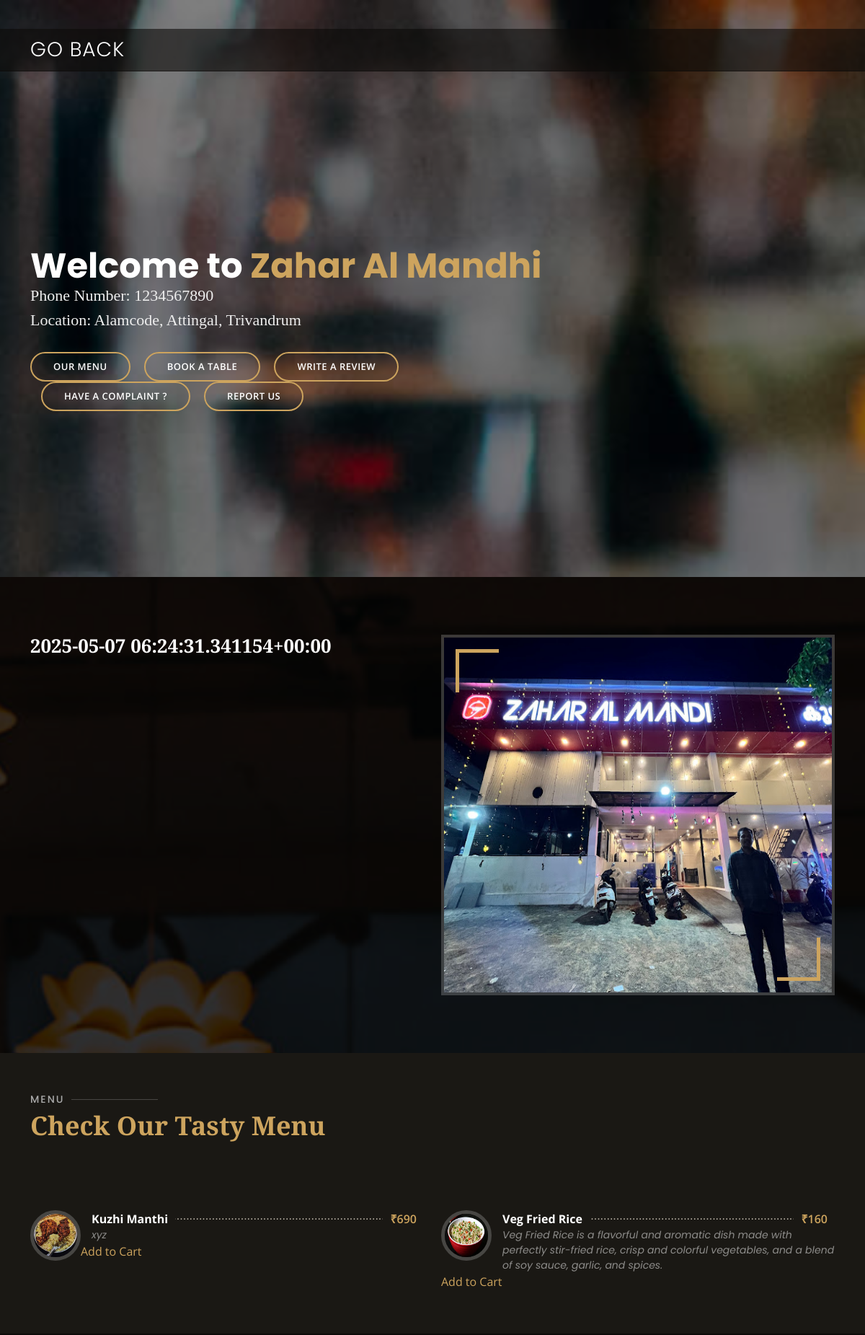
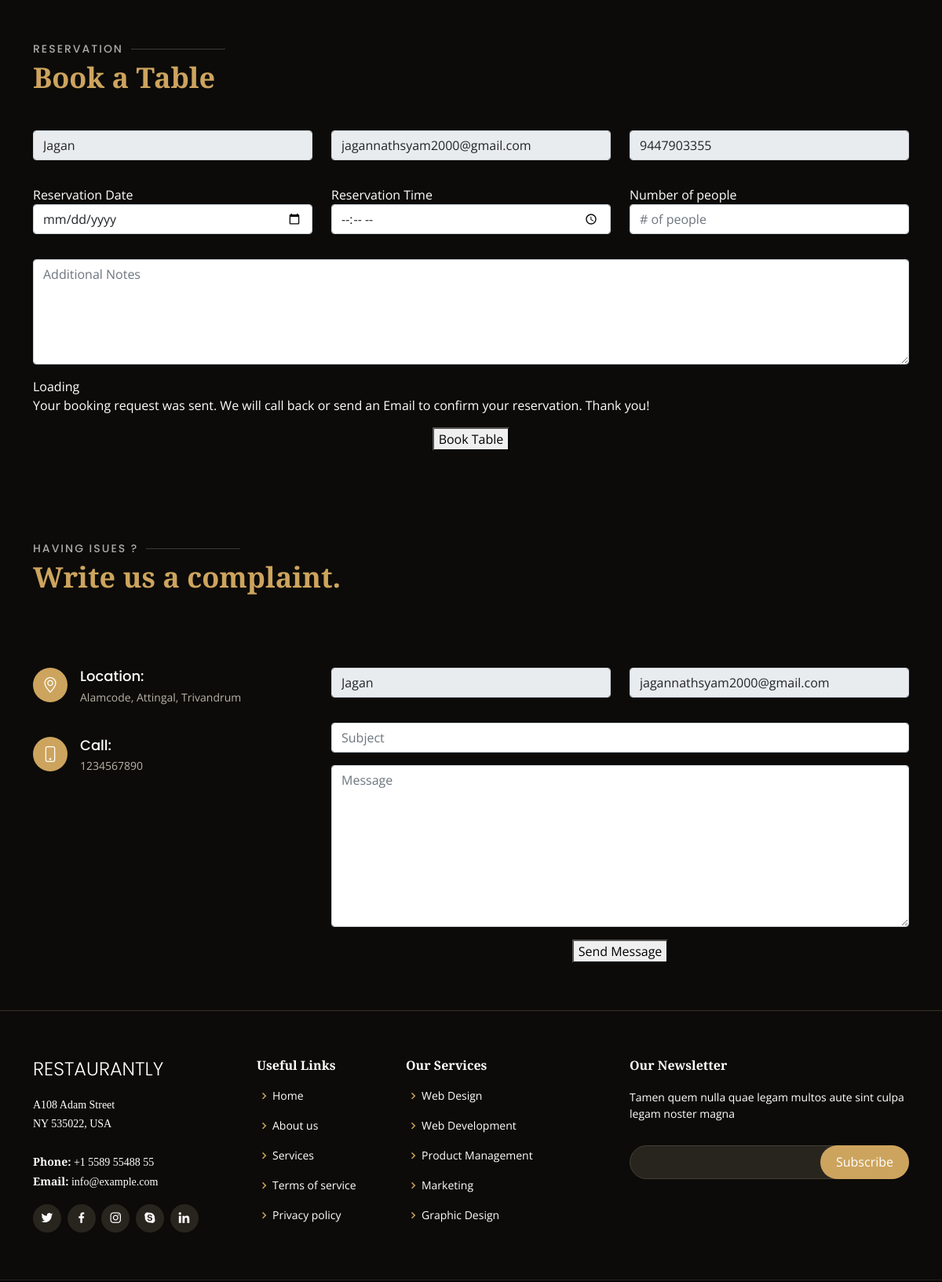
The app's page /user_restaurant_view/4 (signed in, upper part) with its own data (2 pictures, top to bottom).
### RestaurantApp/models.py (models this page shows, shortened)
class Restaurants(models.Model):
    category = models.CharField(max_length=100)
    name = models.CharField(max_length=100)
    image = models.FileField(upload_to='image/')
    address = models.CharField(max_length=500)
    district = models.CharField(max_length=50)
    city = models.CharField(max_length=100)
    contact = models.CharField(max_length=100)
    about=models.TextField(null=True)
    approval_status = models.IntegerField(default=0)
    login_id = models.ForeignKey('Login', on_delete=models.CASCADE)
    have_certificate = models.IntegerField(default=0)  # No choices here
    fssai_nunmber = models.CharField(null=True, max_length=10)
    department_approved=models.IntegerField(null=False,default=0)#0-not approved and 1- approved

class Dishes(models.Model):
    category=models.CharField(max_length=50)
    sub_category=models.CharField(max_length=50)
    dish_name=models.CharField(max_length=100)
    description=models.TextField(max_length=200)
    price=models.CharField(max_length=10)
    image=models.FileField(upload_to='dishes/')
    added_date=models.DateField(auto_now_add=True)
    login_id=models.ForeignKey('Staffs',on_delete=models.CASCADE)
    status=models.IntegerField(default=0)

class Users(models.Model):
    name=models.CharField(max_length=100)
    contact=models.CharField(max_length=15)
    login_id=models.OneToOneField('Login',on_delete=models.CASCADE, related_name='users')

class Login(models.Model):
        email=models.CharField(max_length=100,unique=True)
        password=models.CharField(max_length=100)
        usertype=models.IntegerField(default=0)

### RestaurantApp/views.py (the view, shortened to what this page needs)
# urls.py: path('user_restaurant_view/<int:id>',views.user_restaurant_view,name='user_restaurant_view'),
def user_restaurant_view(request,id):
    user_id=request.session.get('user_id')
    if not user_id:
        return redirect('index')
    user=get_object_or_404(Users,login_id=user_id)
    log_details=get_object_or_404(Login,id=user_id)
    details=get_object_or_404(Restaurants,id=id)
    dishes=Dishes.objects.filter(login_id__restaurant_name=details,status=1)
    reviews=Reviews.objects.filter(restaurant_id=id)
    return render(request,'user_restaurant_view.html',{'details':details,'dishes':dishes,'user':user,'login':log_details,'reviews':reviews,'id':id})

### RestaurantApp/templates/user_restaurant_view.html (shortened to what this page needs)
{% load static %}
<!DOCTYPE html>
<html lang="en">
<head>
  <link href="https://stackpath.bootstrapcdn.com/bootstrap/4.5.2/css/bootstrap.min.css" rel="stylesheet">
<link href="https://stackpath.bootstrapcdn.com/bootstrap/4.5.2/css/bootstrap.min.css" rel="stylesheet">
  <link href="{% static 'users/assets/vendor/animate.css/animate.min.css' %}" rel="stylesheet">
  <link href="{% static 'users/assets/vendor/aos/aos.css' %}" rel="stylesheet">
  <link href="{% static 'users/assets/vendor/bootstrap/css/bootstrap.min.css' %}" rel="stylesheet">
  <link href="{% static 'users/assets/vendor/bootstrap-icons/bootstrap-icons.css' %}" rel="stylesheet">
  <link href="{% static 'users/assets/vendor/boxicons/css/boxicons.min.css' %}" rel="stylesheet">
  <link href="{% static 'users/assets/vendor/glightbox/css/glightbox.min.css' %}" rel="stylesheet">
  <link href="{% static 'users/assets/vendor/swiper/swiper-bundle.min.css' %}" rel="stylesheet">
  <link href="{% static 'users/assets/css/style.css' %}" rel="stylesheet">
</head>
<body>
  <header id="header" class="fixed-top d-flex align-items-cente">
    <div class="container-fluid container-xl d-flex align-items-center justify-content-lg-between">
      <h1 class="logo me-auto me-lg-0"><a href="javascript:history.back()">Go Back</a></h1>
    </div>
  </header>
  <section id="hero" class="d-flex align-items-center">
    <div class="container position-relative text-center text-lg-start" data-aos="zoom-in" data-aos-delay="100">
      <div class="row">
        <div class="col-lg-8">
          <h1>Welcome to <span>{{details.name}}</span></h1>
          <h2>Phone Number: {{details.contact}}</h2>
          <h2>Location: {{details.address}}, {{details.district}}</h2>
          <div class="btns">
            <a href="#menu" class="btn-menu animated fadeInUp scrollto">Our Menu</a>
            <a href="#book-a-table" class="btn-book animated fadeInUp scrollto">Book a Table</a>
            <a href="{% url 'user_review' details.id %}" class="btn-book animated fadeInUp scrollto">Write a Review</a>
            <a href="#contact" class="btn-book animated fadeInUp scrollto">Have a Complaint ?</a>
            <a href="{% url 'user_report_restaurant' details.id %}" class="btn-book animated fadeInUp scrollto">Report Us</a>
          </div>
        </div>
      </div>
    </div>
  </section>
  <main id="main">
    <section id="about" class="about">
      <div class="container" data-aos="fade-up">
        <div class="row">
          <div class="col-lg-6 order-1 order-lg-2" data-aos="zoom-in" data-aos-delay="100">
            <div class="about-img">
              <img src="/media/{{details.image}}" height="500px" alt="">
            </div>
          </div>
          <div class="col-lg-6 pt-4 pt-lg-0 order-2 order-lg-1 content">
            <h3>{{details.about}}</h3>
          </div>
        </div>
      </div>
    </section>
    <section id="menu" class="menu section-bg">
      <div class="container" data-aos="fade-up">
        <div class="section-title">
          <h2>Menu</h2>
          <p>Check Our Tasty Menu</p>
        </div>
        <div class="row menu-container" data-aos="fade-up" data-aos-delay="200">
          {% for a in dishes %}
          <div class="col-lg-6 menu-item filter-starters">
              <img src="/media/{{ a.image }}" class="menu-img" alt="image_not_found" height="70px">
              <div class="menu-content">
                  <a href="#">{{ a.dish_name }}</a><span>₹{{ a.price }}</span>
              </div>
              <div class="menu-ingredients">
                  {{ a.description }}
              </div>
              <a href="../add_to_cart/{{ details.id }}/{{ a.id }}" class="add-to-cart" data-id="{{ details.id }}" data-aid="{{ a.id }}">
                Add to Cart
              </a>
          </div>
          {% endfor %}
      </div>
    </section>
    <section id="book-a-table" class="book-a-table">
      <div class="container" data-aos="fade-up">
        <div class="section-title">
          <h2>Reservation</h2>
          <p>Book a Table</p>
        </div>
        <form action="{% url 'table_reservation' details.id %}" method="post">
          <div class="row">
            <div class="col-lg-4 col-md-6 form-group">
              <input type="text" name="name" class="form-control" id="name" value="{{user.name}}" data-rule="minlen:4" data-msg="Please enter at least 4 chars" readonly>
            </div>
            <div class="col-lg-4 col-md-6 form-group mt-3 mt-md-0">
              <input type="email" class="form-control" name="email" id="email" value="{{login.email}}" data-rule="email" data-msg="Please enter a valid email" readonly>
            </div>
            <div class="col-lg-4 col-md-6 form-group mt-3 mt-md-0">
              <input type="text" class="form-control" name="phone" id="phone" value="{{user.contact}}" data-rule="minlen:4" data-msg="Please enter at least 4 chars" readonly >
            </div>
            <div class="col-lg-4 col-md-6 form-group mt-3">
              Reservation Date
              <input type="date" name="rdate" class="form-control" id="date" placeholder="Date">
            </div>
            <div class="col-lg-4 col-md-6 form-group mt-3">
              Reservation Time
              <input type="time" class="form-control" name="rtime" id="time" placeholder="Time" data-rule="minlen:4" data-msg="Please enter at least 4 chars">
            </div>
            <div class="col-lg-4 col-md-6 form-group mt-3">
              Number of people
              <input type="number" class="form-control" name="number_of_people" id="people" placeholder="# of people" data-rule="minlen:1" data-msg="Please enter at least 1 chars">
            </div>
          </div>
          <div class="form-group mt-3">
            <textarea class="form-control" name="notes" rows="5" placeholder="Additional Notes"></textarea>
          </div>
          <div class="mb-3">
            <div class="loading">Loading</div>
            <div class="sent-message">Your booking request was sent. We will call back or send an Email to confirm your reservation. Thank you!</div>
          </div>
          <div class="text-center"><button type="submit">Book Table</button></div>
        </form>
      </div>
    </section>
    <section id="contact" class="contact">
      <div class="container" data-aos="fade-up">
        <div class="section-title">
          <h2>Having isues ?</h2>
          <p>Write us a complaint. </p>
        </div>
      </div>
      <div class="container" data-aos="fade-up">
        <div class="row mt-5">
          <div class="col-lg-4">
            <div class="info">
              <div class="address">
                <i class="bi bi-geo-alt"></i>
                <h4>Location:</h4>
                <p>{{details.address}}, {{details.district}}</p>
              </div>
              <div class="phone">
                <i class="bi bi-phone"></i>
                <h4>Call:</h4>
                <p>{{details.contact}}</p>
              </div>
            </div>
          </div>
          <div class="col-lg-8 mt-5 mt-lg-0">
            <form method="post" action ="../user_restaurant_view/{{id}}">
              <div class="row">
                <div class="col-md-6 form-group">
                  <input type="text" name="name" class="form-control" id="name" value="{{user.name}}" readonly>
                </div>
                <div class="col-md-6 form-group mt-3 mt-md-0">
                  <input type="email" class="form-control" name="email" id="email" value="{{login.email}}" readonly>
                </div>
              </div>
              <div class="form-group mt-3">
                <input type="text" class="form-control" name="subject" id="subject" placeholder="Subject" required>
              </div>
              <div class="form-group mt-3">
                <textarea class="form-control" name="complaint" rows="8" placeholder="Message" required></textarea>
              </div>
              <div class="text-center"><button type="submit">Send Message</button></div>
            </form>
          </div>
        </div>
      </div>
    </section>
  </main>
  <footer id="footer">
    <div class="footer-top">
      <div class="container">
        <div class="row">
          <div class="col-lg-3 col-md-6">
            <div class="footer-info">
              <h3>Restaurantly</h3>
              <p>
                A108 Adam Street <br>
                NY 535022, USA<br><br>
                <strong>Phone:</strong> +1 5589 55488 55<br>
                <strong>Email:</strong> info@example.com<br>
              </p>
              <div class="social-links mt-3">
                <a href="#" class="twitter"><i class="bx bxl-twitter"></i></a>
                <a href="#" class="facebook"><i class="bx bxl-facebook"></i></a>
                <a href="#" class="instagram"><i class="bx bxl-instagram"></i></a>
                <a href="#" class="google-plus"><i class="bx bxl-skype"></i></a>
                <a href="#" class="linkedin"><i class="bx bxl-linkedin"></i></a>
              </div>
            </div>
          </div>
          <div class="col-lg-2 col-md-6 footer-links">
            <h4>Useful Links</h4>
            <ul>
              <li><i class="bx bx-chevron-right"></i> <a href="#">Home</a></li>
              <li><i class="bx bx-chevron-right"></i> <a href="#">About us</a></li>
              <li><i class="bx bx-chevron-right"></i> <a href="#">Services</a></li>
              <li><i class="bx bx-chevron-right"></i> <a href="#">Terms of service</a></li>
              <li><i class="bx bx-chevron-right"></i> <a href="#">Privacy policy</a></li>
            </ul>
          </div>
          <div class="col-lg-3 col-md-6 footer-links">
            <h4>Our Services</h4>
            <ul>
              <li><i class="bx bx-chevron-right"></i> <a href="#">Web Design</a></li>
              <li><i class="bx bx-chevron-right"></i> <a href="#">Web Development</a></li>
              <li><i class="bx bx-chevron-right"></i> <a href="#">Product Management</a></li>
              <li><i class="bx bx-chevron-right"></i> <a href="#">Marketing</a></li>
              <li><i class="bx bx-chevron-right"></i> <a href="#">Graphic Design</a></li>
            </ul>
          </div>
          <div class="col-lg-4 col-md-6 footer-newsletter">
            <h4>Our Newsletter</h4>
            <p>Tamen quem nulla quae legam multos aute sint culpa legam noster magna</p>
            <form action="" method="post">
              <input type="email" name="email"><input type="submit" value="Subscribe">
            </form>
          </div>
        </div>
      </div>
    </div>
  </footer>
</body>
</html>

### records on screen
Restaurants: name "Zahar Al Mandhi", contact "1234567890", address "Alamcode, Attingal", district "Trivandrum", image (picture), about "2025-05-07 06:24:31.341154+00:00"
Dishes: image (picture), dish_name "Kuzhi Manthi", price "690", description "xyz"
Dishes: image (picture), dish_name "Veg Fried Rice", price "160", description "Veg Fried Rice is a flavorful and aromatic dish made with perfectly stir-fried rice, crisp and colorful vegetables, and a blend of soy sauce, garlic, and spices."
Users: name "Jagan", phone "9447903355"
Login: email "jagannathsyam2000@gmail.com"
